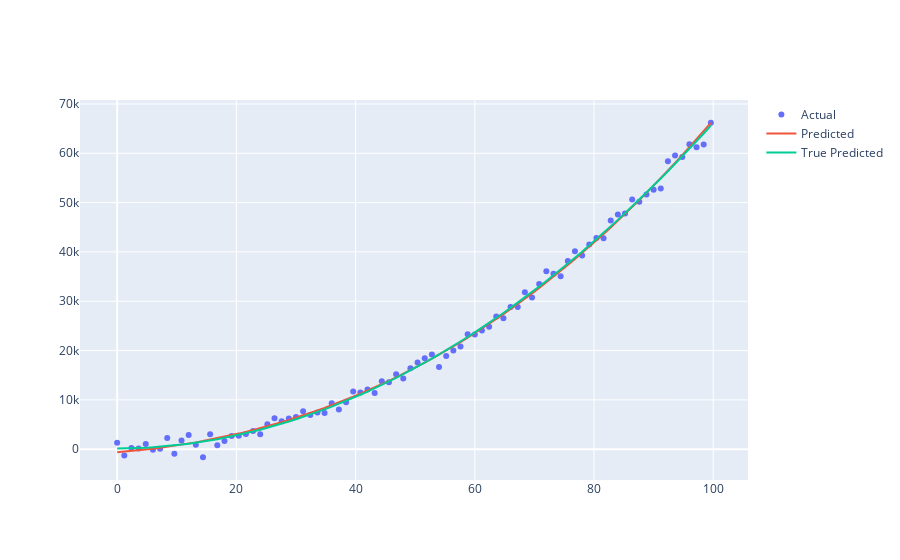

Notebook cell for this chart:
### Code cell
theta_true = compute_true_theta(X= X_poly, Y= Y_poly)
plot_graph(title_1='Actual', title_2='Predicted',  title_3='True Predicted', 
           style_1='markers', style_2='lines', style_3='lines',
           x1=x_value.reshape(-1,), y1=y_value.reshape(-1,),
           x2=x_value.reshape(-1,), y2=function(X=X_poly, theta=theta_ex_3),
           x3=x_value.reshape(-1,), y3=function(X=X_poly, theta=theta_true))
